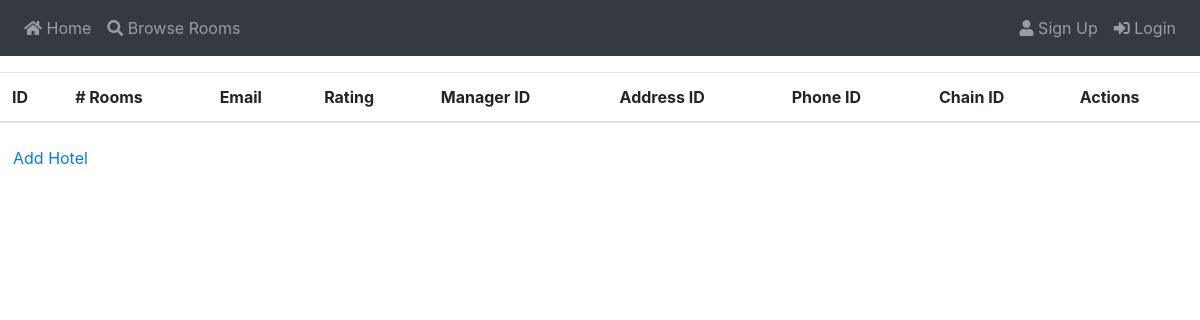
Before: /view_hotels with the older database file.
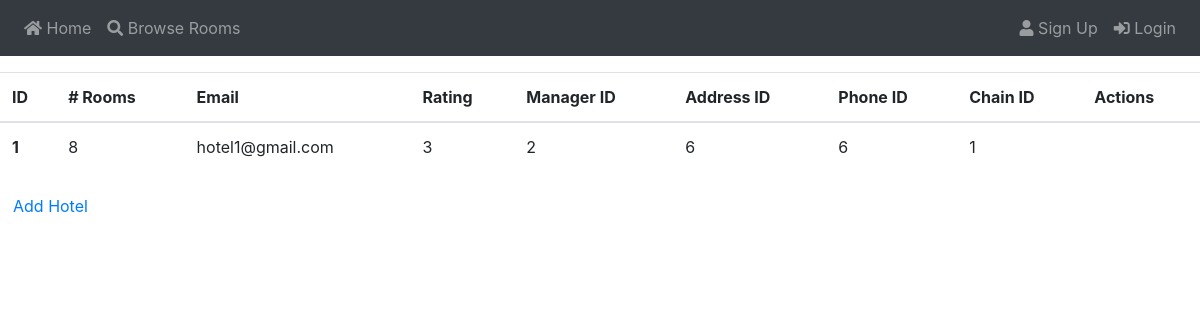
After: the same page with the newer database file.
### app/models.py (models this page shows)
class Hotel(db.Model):
    id          = db.Column(db.Integer, primary_key = True)
    rooms_amt   = db.Column(db.Integer, nullable = False)
    rating      = db.Column(db.Integer, nullable = False)
    email       = db.Column(db.String(128), nullable = False)
    address     = db.Column(db.Integer, db.ForeignKey('addr.id'))
    phone       = db.Column(db.Integer, db.ForeignKey('phone.id'))
    manager     = db.Column(db.Integer, db.ForeignKey('user.id'))
    owned_by    = db.Column(db.Integer, db.ForeignKey('chain.id'))
    rooms       = db.relationship("Room", backref = 'hotel', lazy='dynamic')

### app/routes.py (the view)
@app.route("/view_hotels")
def view_hotels():
    hotels = Hotel.query.all()
    return render_template("view_hotels.html", hotels = hotels)

### app/templates/view_hotels.html (shortened to what this page needs)
{% extends "base.html" %}
{% block content %}
    <table class="table">
        <thead>
            <tr>
                <th scope="col">ID</th>
                <th scope="col"># Rooms</th>
                <th scope="col">Email</th>
                <th scope="col">Rating</th>
                <th scope="col">Manager ID</th>
                <th scope="col">Address ID</th>
                <th scope="col">Phone ID</th>
                <th scope="col">Chain ID</th>
                <th scope="col">Actions</th>
            </tr>
        </thead>
    {% for h in hotels %}
        <tbody>
            <tr>
                <th scope="row">{{ h.id }}</th>
                <td>{{ h.rooms_amt }}</td>
                <td>{{ h.email }}</td>
                <td>{{ h.rating }}</td>
                <td>{{ h.manager }}</td>
                <td>{{ h.address }}</td>
                <td>{{ h.phone }}</td>
                <td>{{ h.owned_by }}</td>
                <td>
                </td>
            </tr>
        </tbody>
    {% endfor %}
    </table>
    <a href="{{ url_for('add_hotel') }}" class="btn btn-green">Add Hotel</a>
{% endblock %}

### app/templates/base.html (shortened to what this page needs)
<!DOCTYPE html>
<html>
    <head>
        <link rel="stylesheet" href="https://stackpath.bootstrapcdn.com/bootstrap/4.1.2/css/bootstrap.min.css">
        <link rel="stylesheet" href="https://use.fontawesome.com/releases/v5.7.1/css/all.css">
    </head>
    <body>
        <nav class="navbar navbar-expand-sm fixed-top bg-dark navbar-dark justify-content-between">
            <ul class="navbar-nav">
                <li class="nav-item">
                    <a class="nav-link" href="{{ url_for('index') }}"><span class="fa fa-home"></span> Home</a>
                </li>
                <li class="nav-item">
                    <a class="nav-link" href="#"><span class="fa fa-search"></span> Browse Rooms</a>
                </li>
            </ul>
            <ul class="navbar-nav fixed-right">
                {% if current_user.is_anonymous %}
                    <li class="nav-item">
                        <a class="nav-link" href="{{ url_for('register') }}"><span class="fa fa-user"></span> Sign Up</a>
                    </li>
                    <li class="nav-item">
                        <a class="nav-link" href="{{ url_for('login') }}"><span class="fa fa-sign-in-alt"></span> Login</a>
                    </li>
                {% endif %}
            </ul>
        </nav>
        <br>
        <br>
        <br>
        {% block content %}{% endblock %}
    </body>
</html>

Changed rows visible on the page:
added Hotel: id "1", rooms_amt "8", email "hotel1@gmail.com", rating "3", manager "2", address "6", phone "6", owned_by "1"
